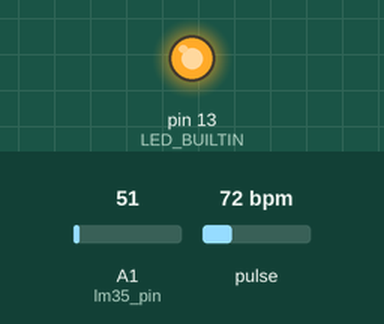
This sketch was run on a simulated Arduino Uno, built with avr-gcc and run on an emulated ATmega328P. On the bench: output pins drawn as LEDs (lit = HIGH). Dashed ring = blinking. The inputs (shaded band) are chosen by the test bench; at power-on: pulse 72 bpm, A1 (lm35_pin) = 51. What the sketch prints to the serial monitor is not drawn.

Above: at 1.8 s.
1.9 s: pulse set to 61 bpm
3.4 s: pulse set to 57 bpm
At 4.7 s:
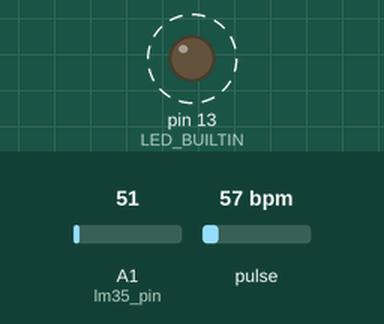
7.5 s: pulse set to 70 bpm
At 8.6 s:
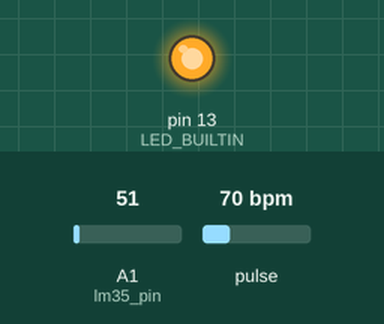
9.0 s: A1 (lm35_pin) set to 23
13.1 s: A1 (lm35_pin) set to 18
14.6 s: pulse set to 42 bpm
At 16.9 s:
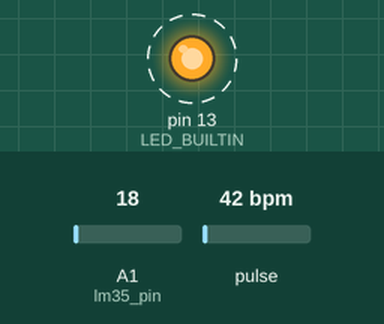
Timing chart, 0 to 19.7 s (numbered marks = the images above; inputs shaded):
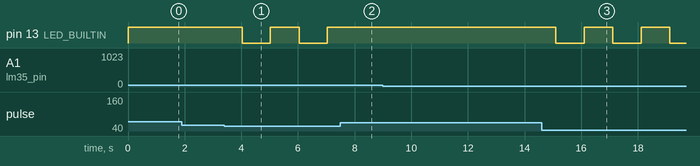

The sketch:

temp_plus_heart.ino
```cpp
#include <PulseSensorPlayground.h>     // Includes the PulseSensorPlayground Library.

// Pulse Sensor Variables
const int PulseWire = 0;       // PulseSensor PURPLE WIRE connected to ANALOG PIN 0
const int LED = LED_BUILTIN;   // The on-board Arduino LED, close to PIN 13.
int Threshold = 550;           // Threshold for detecting heartbeat
PulseSensorPlayground pulseSensor;  // PulseSensor object

// Temperature Sensor Variables
const int lm35_pin = A1;  /* LM35 O/P pin */

void setup() {
  // Initialize serial communication
  Serial.begin(9600);

  // Setup PulseSensor
  pulseSensor.analogInput(PulseWire);
  pulseSensor.blinkOnPulse(LED);  // Auto-magically blink Arduino's LED with heartbeat
  pulseSensor.setThreshold(Threshold);

  // Confirm that the PulseSensor is working
  if (pulseSensor.begin()) {
    Serial.println("PulseSensor object created!");
  }
}

void loop() {
  // Read temperature data
  int temp_adc_val = analogRead(lm35_pin);  /* Read Temperature */
  float temp_val = (temp_adc_val * 4.88);   /* Convert ADC value to voltage */
  temp_val = (temp_val / 10);  /* LM35 gives output of 10mv/°C */

  // Print temperature data
  Serial.print("Temperature = ");
  Serial.print(temp_val);
  Serial.println(" Degree Celsius");

  // Check if heartbeat is detected
  if (pulseSensor.sawStartOfBeat()) {
    int myBPM = pulseSensor.getBeatsPerMinute();  // Get BPM
    Serial.println("♥  A HeartBeat Happened!");
    Serial.print("BPM: ");
    Serial.println(myBPM);
  }

  // Delay for readability and to avoid overwhelming the serial monitor
  delay(1000);
}
```

Measured:
- the behaviour switches between 60 and 59 bpm on pulse (found by bisection; images 0 and 1)
- after the input at 1.9 s, every drawn part: stays the same
- after the input at 3.4 s, pin 13 (LED_BUILTIN): alternates HIGH for 1.0 s and LOW for 1.0 s, starting after 0.63 s
- after the input at 7.5 s, pin 13 (LED_BUILTIN): stays HIGH (without the input it goes to LOW after 0.55 s)
- after the input at 9.0 s, every drawn part: stays the same
- after the input at 13.1 s, every drawn part: stays the same
- after the input at 14.6 s, pin 13 (LED_BUILTIN): alternates HIGH for 1.0 s and LOW for 1.0 s, starting after 0.51 s
